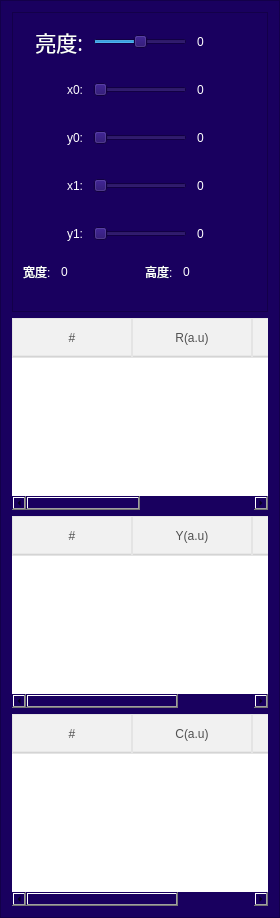
     <widget class="QFrame" name="frame_3">
      <property name="sizePolicy">
       <sizepolicy hsizetype="Expanding" vsizetype="Expanding">
        <horstretch>0</horstretch>
        <verstretch>0</verstretch>
       </sizepolicy>
      </property>
      <property name="styleSheet">
       <string notr="true">background-color: rgb(25, 0, 95)</string>
      </property>
      <property name="frameShape">
       <enum>QFrame::StyledPanel</enum>
      </property>
      <property name="frameShadow">
       <enum>QFrame::Raised</enum>
      </property>
      <property name="card" stdset="0">
       <bool>true</bool>
      </property>
      <layout class="QGridLayout" name="gridLayout_5">
       <item row="0" column="0">
        <widget class="QFrame" name="frame_8">
         <property name="minimumSize">
          <size>
           <width>0</width>
           <height>300</height>
          </size>
         </property>
         <property name="maximumSize">
          <size>
           <width>16777215</width>
           <height>300</height>
          </size>
         </property>
         <property name="frameShape">
          <enum>QFrame::StyledPanel</enum>
         </property>
         <property name="frameShadow">
          <enum>QFrame::Raised</enum>
         </property>
         <layout class="QGridLayout" name="gridLayout_9">
          <property name="leftMargin">
           <number>10</number>
          </property>
          <property name="topMargin">
           <number>10</number>
          </property>
          <property name="rightMargin">
           <number>10</number>
          </property>
          <property name="bottomMargin">
           <number>10</number>
          </property>
          <property name="spacing">
           <number>10</number>
          </property>
          <item row="0" column="0" colspan="2">
           <layout class="QHBoxLayout" name="horizontalLayout">
            <item>
             <widget class="QLabel" name="label_2">
              <property name="minimumSize">
               <size>
                <width>60</width>
                <height>0</height>
               </size>
              </property>
              <property name="maximumSize">
               <size>
                <width>60</width>
                <height>16777215</height>
               </size>
              </property>
              <property name="font">
               <font>
                <family>思源黑体 CN Normal</family>
                <pointsize>16</pointsize>
                <weight>50</weight>
                <italic>false</italic>
                <bold>false</bold>
               </font>
              </property>
              <property name="styleSheet">
               <string notr="true">color: rgb(255, 255, 255);
</string>
              </property>
              <property name="text">
               <string>亮度:</string>
              </property>
              <property name="alignment">
               <set>Qt::AlignRight|Qt::AlignTrailing|Qt::AlignVCenter</set>
              </property>
             </widget>
            </item>
            <item>
             <widget class="QSlider" name="exposureSlider">
              <property name="minimum">
               <number>-100</number>
              </property>
              <property name="maximum">
               <number>100</number>
              </property>
              <property name="orientation">
               <enum>Qt::Horizontal</enum>
              </property>
             </widget>
            </item>
            <item>
             <widget class="QLabel" name="label_3">
              <property name="minimumSize">
               <size>
                <width>60</width>
                <height>0</height>
               </size>
              </property>
              <property name="styleSheet">
               <string notr="true">color: rgb(255, 255, 255);
</string>
              </property>
              <property name="text">
               <string>0</string>
              </property>
             </widget>
            </item>
           </layout>
          </item>
          <item row="1" column="0" colspan="2">
           <layout class="QHBoxLayout" name="horizontalLayout_2">
            <item>
             <widget class="QLabel" name="label_4">
              <property name="minimumSize">
               <size>
                <width>60</width>
                <height>0</height>
               </size>
              </property>
              <property name="maximumSize">
               <size>
                <width>60</width>
                <height>16777215</height>
               </size>
              </property>
              <property name="styleSheet">
               <string notr="true">color: rgb(255, 255, 255);
</string>
              </property>
              <property name="text">
               <string>x0:</string>
              </property>
              <property name="alignment">
               <set>Qt::AlignRight|Qt::AlignTrailing|Qt::AlignVCenter</set>
              </property>
             </widget>
            </item>
            <item>
             <widget class="QSlider" name="x0Slider">
              <property name="minimum">
               <number>0</number>
              </property>
              <property name="maximum">
               <number>1600</number>
              </property>
              <property name="orientation">
               <enum>Qt::Horizontal</enum>
              </property>
             </widget>
            </item>
            <item>
             <widget class="QLabel" name="x0Label">
              <property name="minimumSize">
               <size>
                <width>60</width>
                <height>0</height>
               </size>
              </property>
              <property name="styleSheet">
               <string notr="true">color: rgb(255, 255, 255);
</string>
              </property>
              <property name="text">
               <string>0</string>
              </property>
             </widget>
            </item>
           </layout>
          </item>
          <item row="2" column="0" colspan="2">
           <layout class="QHBoxLayout" name="horizontalLayout_3">
            <item>
             <widget class="QLabel" name="label_6">
              <property name="minimumSize">
               <size>
                <width>60</width>
                <height>0</height>
               </size>
              </property>
              <property name="maximumSize">
               <size>
                <width>60</width>
                <height>16777215</height>
               </size>
              </property>
              <property name="styleSheet">
               <string notr="true">color: rgb(255, 255, 255);
</string>
              </property>
              <property name="text">
               <string>y0:</string>
              </property>
              <property name="alignment">
               <set>Qt::AlignRight|Qt::AlignTrailing|Qt::AlignVCenter</set>
              </property>
             </widget>
            </item>
            <item>
             <widget class="QSlider" name="y0Slider">
              <property name="minimum">
               <number>0</number>
              </property>
              <property name="maximum">
               <number>1200</number>
              </property>
              <property name="orientation">
               <enum>Qt::Horizontal</enum>
              </property>
             </widget>
            </item>
            <item>
             <widget class="QLabel" name="y0Label">
              <property name="minimumSize">
               <size>
                <width>60</width>
                <height>0</height>
               </size>
              </property>
              <property name="styleSheet">
               <string notr="true">color: rgb(255, 255, 255);
</string>
              </property>
              <property name="text">
               <string>0</string>
              </property>
             </widget>
            </item>
           </layout>
          </item>
          <item row="3" column="0" colspan="2">
           <layout class="QHBoxLayout" name="horizontalLayout_4">
            <item>
             <widget class="QLabel" name="label_8">
              <property name="minimumSize">
               <size>
                <width>60</width>
                <height>0</height>
               </size>
              </property>
              <property name="maximumSize">
               <size>
                <width>60</width>
                <height>16777215</height>
               </size>
              </property>
              <property name="styleSheet">
               <string notr="true">color: rgb(255, 255, 255);
</string>
              </property>
              <property name="text">
               <string>x1:</string>
              </property>
              <property name="alignment">
               <set>Qt::AlignRight|Qt::AlignTrailing|Qt::AlignVCenter</set>
              </property>
             </widget>
            </item>
            <item>
             <widget class="QSlider" name="x1Slider">
              <property name="minimum">
               <number>0</number>
              </property>
              <property name="maximum">
               <number>1600</number>
              </property>
              <property name="orientation">
               <enum>Qt::Horizontal</enum>
              </property>
             </widget>
            </item>
            <item>
             <widget class="QLabel" name="x1Label">
              <property name="minimumSize">
               <size>
                <width>60</width>
                <height>0</height>
               </size>
              </property>
              <property name="styleSheet">
               <string notr="true">color: rgb(255, 255, 255);
</string>
              </property>
              <property name="text">
               <string>0</string>
              </property>
             </widget>
            </item>
           </layout>
          </item>
          <item row="4" column="0" colspan="2">
           <layout class="QHBoxLayout" name="horizontalLayout_5">
            <item>
             <widget class="QLabel" name="label_10">
              <property name="minimumSize">
               <size>
                <width>60</width>
                <height>0</height>
               </size>
              </property>
              <property name="maximumSize">
               <size>
                <width>60</width>
                <height>16777215</height>
               </size>
              </property>
              <property name="styleSheet">
               <string notr="true">color: rgb(255, 255, 255);
</string>
              </property>
              <property name="text">
               <string>y1:</string>
              </property>
              <property name="alignment">
               <set>Qt::AlignRight|Qt::AlignTrailing|Qt::AlignVCenter</set>
              </property>
             </widget>
            </item>
            <item>
             <widget class="QSlider" name="y1Slider">
              <property name="minimum">
               <number>0</number>
              </property>
              <property name="maximum">
               <number>1200</number>
              </property>
              <property name="orientation">
               <enum>Qt::Horizontal</enum>
              </property>
             </widget>
            </item>
            <item>
             <widget class="QLabel" name="y1Label">
              <property name="minimumSize">
               <size>
                <width>60</width>
                <height>0</height>
               </size>
              </property>
              <property name="styleSheet">
               <string notr="true">color: rgb(255, 255, 255);
</string>
              </property>
              <property name="text">
               <string>0</string>
              </property>
             </widget>
            </item>
           </layout>
          </item>
          <item row="5" column="0">
           <layout class="QFormLayout" name="formLayout_2">
            <item row="0" column="0">
             <widget class="QLabel" name="label_5">
              <property name="styleSheet">
               <string notr="true">color: rgb(255, 255, 255);
</string>
              </property>
              <property name="text">
               <string>宽度:</string>
              </property>
             </widget>
            </item>
            <item row="0" column="1">
             <widget class="QLabel" name="widthLabel">
              <property name="styleSheet">
               <string notr="true">color: rgb(255, 255, 255);
</string>
              </property>
              <property name="text">
               <string>0</string>
              </property>
             </widget>
            </item>
           </layout>
          </item>
          <item row="5" column="1">
           <layout class="QFormLayout" name="formLayout_3">
            <item row="0" column="0">
             <widget class="QLabel" name="label_9">
              <property name="styleSheet">
               <string notr="true">color: rgb(255, 255, 255);
</string>
              </property>
              <property name="text">
               <string>高度:</string>
              </property>
             </widget>
            </item>
            <item row="0" column="1">
             <widget class="QLabel" name="heightLabel">
              <property name="styleSheet">
               <string notr="true">color: rgb(255, 255, 255);
</string>
              </property>
              <property name="text">
               <string>0</string>
              </property>
             </widget>
            </item>
           </layout>
          </item>
         </layout>
        </widget>
       </item>
       <item row="1" column="0">
        <widget class="QTableWidget" name="resultTableWidget">
         <property name="maximumSize">
          <size>
           <width>450</width>
           <height>16777215</height>
          </size>
         </property>
         <property name="styleSheet">
          <string notr="true">/*QTableView 左上角样式*/
QTableWidget QTableCornerButton::section {
    border: 5px solid rgba(241, 241, 241, 255);
    background-color:rgba(241, 241, 241, 255);
 }
QTableWidget {
	font-size:12pt;
    color: rgb(81, 81, 81);/*表格内文字颜色*/
    gridline-color: #e4e4e4;/*表格内框颜色*/
    background-color: #fff; /*表格内背景色*/
}
QHeaderView {
    color:rgb(81, 81, 81);
	font: 75 14pt &quot;思源黑体 CN Bold&quot;;
    background-color:rgba(241, 241, 241, 255);
    min-height:40px;
}
QHeaderView::section {
    color:rgb(81, 81, 81);
    background-color: qlineargradient(spread:pad, x1:0.692, y1:0.926136,x2:0.692, y2:1, stop:0 rgba(241, 241, 241, 255), stop:1 rgba(182, 182,182, 255));
	border: 1px solid #e4e4e4;
}</string>
         </property>
         <property name="frameShape">
          <enum>QFrame::NoFrame</enum>
         </property>
         <attribute name="horizontalHeaderDefaultSectionSize">
          <number>120</number>
         </attribute>
         <attribute name="horizontalHeaderShowSortIndicator" stdset="0">
          <bool>true</bool>
         </attribute>
         <attribute name="horizontalHeaderStretchLastSection">
          <bool>true</bool>
         </attribute>
         <attribute name="verticalHeaderVisible">
          <bool>false</bool>
         </attribute>
         <attribute name="verticalHeaderHighlightSections">
          <bool>false</bool>
         </attribute>
         <column>
          <property name="text">
           <string>#</string>
          </property>
          <property name="textAlignment">
           <set>AlignCenter</set>
          </property>
         </column>
         <column>
          <property name="text">
           <string>R(a.u)</string>
          </property>
          <property name="textAlignment">
           <set>AlignCenter</set>
          </property>
         </column>
         <column>
          <property name="text">
           <string>G(a.u)</string>
          </property>
          <property name="textAlignment">
           <set>AlignCenter</set>
          </property>
         </column>
         <column>
          <property name="text">
           <string>B(a,u)</string>
          </property>
         </column>
        </widget>
       </item>
       <item row="2" column="0">
        <widget class="QTableWidget" name="resultTableWidget_2">
         <property name="maximumSize">
          <size>
           <width>450</width>
           <height>16777215</height>
          </size>
         </property>
         <property name="styleSheet">
          <string notr="true">/*QTableView 左上角样式*/
QTableWidget QTableCornerButton::section {
    border: 5px solid rgba(241, 241, 241, 255);
    background-color:rgba(241, 241, 241, 255);
 }
QTableWidget {
	font-size:12pt;
    color: rgb(81, 81, 81);/*表格内文字颜色*/
    gridline-color: #e4e4e4;/*表格内框颜色*/
    background-color: #fff; /*表格内背景色*/
}
QHeaderView {
    color:rgb(81, 81, 81);
	font: 75 14pt &quot;思源黑体 CN Bold&quot;;
    background-color:rgba(241, 241, 241, 255);
    min-height:40px;
}
QHeaderView::section {
    color:rgb(81, 81, 81);
    background-color: qlineargradient(spread:pad, x1:0.692, y1:0.926136,x2:0.692, y2:1, stop:0 rgba(241, 241, 241, 255), stop:1 rgba(182, 182,182, 255));
	border: 1px solid #e4e4e4;
}</string>
         </property>
         <property name="frameShape">
          <enum>QFrame::NoFrame</enum>
         </property>
         <attribute name="horizontalHeaderDefaultSectionSize">
          <number>120</number>
         </attribute>
         <attribute name="horizontalHeaderShowSortIndicator" stdset="0">
          <bool>true</bool>
         </attribute>
         <attribute name="horizontalHeaderStretchLastSection">
          <bool>true</bool>
         </attribute>
         <attribute name="verticalHeaderVisible">
          <bool>false</bool>
         </attribute>
         <attribute name="verticalHeaderHighlightSections">
          <bool>false</bool>
         </attribute>
         <column>
          <property name="text">
           <string>#</string>
          </property>
          <property name="textAlignment">
           <set>AlignCenter</set>
          </property>
         </column>
         <column>
          <property name="text">
           <string>Y(a.u)</string>
          </property>
          <property name="textAlignment">
           <set>AlignCenter</set>
          </property>
         </column>
         <column>
          <property name="text">
           <string>P(a.u)</string>
          </property>
          <property name="textAlignment">
           <set>AlignCenter</set>
          </property>
         </column>
        </widget>
       </item>
       <item row="3" column="0">
        <widget class="QTableWidget" name="resultTableWidget_3">
         <property name="maximumSize">
          <size>
           <width>450</width>
           <height>16777215</height>
          </size>
         </property>
         <property name="styleSheet">
          <string notr="true">/*QTableView 左上角样式*/
QTableWidget QTableCornerButton::section {
    border: 5px solid rgba(241, 241, 241, 255);
    background-color:rgba(241, 241, 241, 255);
 }
QTableWidget {
	font-size:12pt;
    color: rgb(81, 81, 81);/*表格内文字颜色*/
    gridline-color: #e4e4e4;/*表格内框颜色*/
    background-color: #fff; /*表格内背景色*/
}
QHeaderView {
    color:rgb(81, 81, 81);
	font: 75 14pt &quot;思源黑体 CN Bold&quot;;
    background-color:rgba(241, 241, 241, 255);
    min-height:40px;
}
QHeaderView::section {
    color:rgb(81, 81, 81);
    background-color: qlineargradient(spread:pad, x1:0.692, y1:0.926136,x2:0.692, y2:1, stop:0 rgba(241, 241, 241, 255), stop:1 rgba(182, 182,182, 255));
	border: 1px solid #e4e4e4;
}</string>
         </property>
         <property name="frameShape">
          <enum>QFrame::NoFrame</enum>
         </property>
         <attribute name="horizontalHeaderDefaultSectionSize">
          <number>120</number>
         </attribute>
         <attribute name="horizontalHeaderShowSortIndicator" stdset="0">
          <bool>true</bool>
         </attribute>
         <attribute name="horizontalHeaderStretchLastSection">
          <bool>true</bool>
         </attribute>
         <attribute name="verticalHeaderVisible">
          <bool>false</bool>
         </attribute>
         <attribute name="verticalHeaderHighlightSections">
          <bool>false</bool>
         </attribute>
         <column>
          <property name="text">
           <string>#</string>
          </property>
          <property name="textAlignment">
           <set>AlignCenter</set>
          </property>
         </column>
         <column>
          <property name="text">
           <string>C(a.u)</string>
          </property>
          <property name="textAlignment">
           <set>AlignCenter</set>
          </property>
         </column>
         <column>
          <property name="text">
           <string>F(a.u)</string>
          </property>
          <property name="textAlignment">
           <set>AlignCenter</set>
          </property>
         </column>
        </widget>
       </item>
      </layout>
     </widget>
